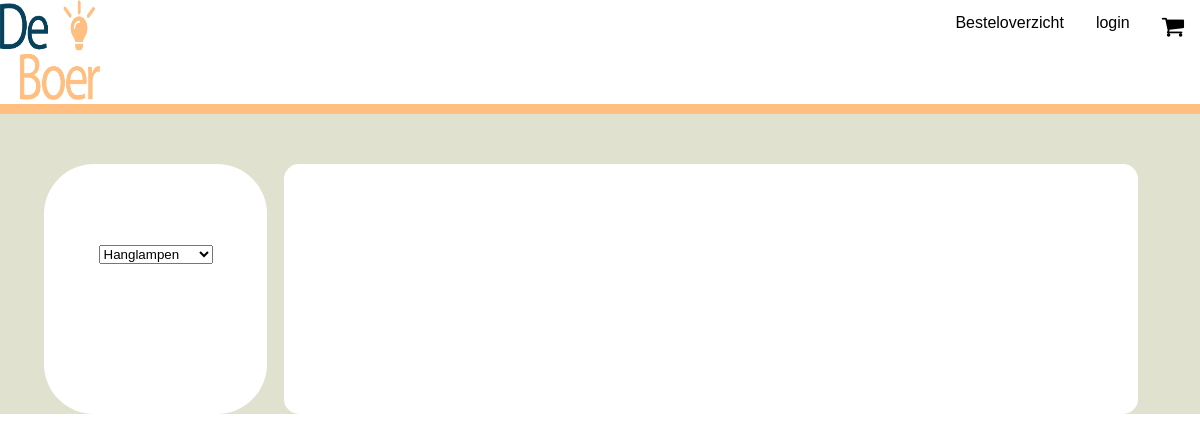
Page /Pagina/Lampenoverzicht.php?filter=Hanglampen on the earlier database version.
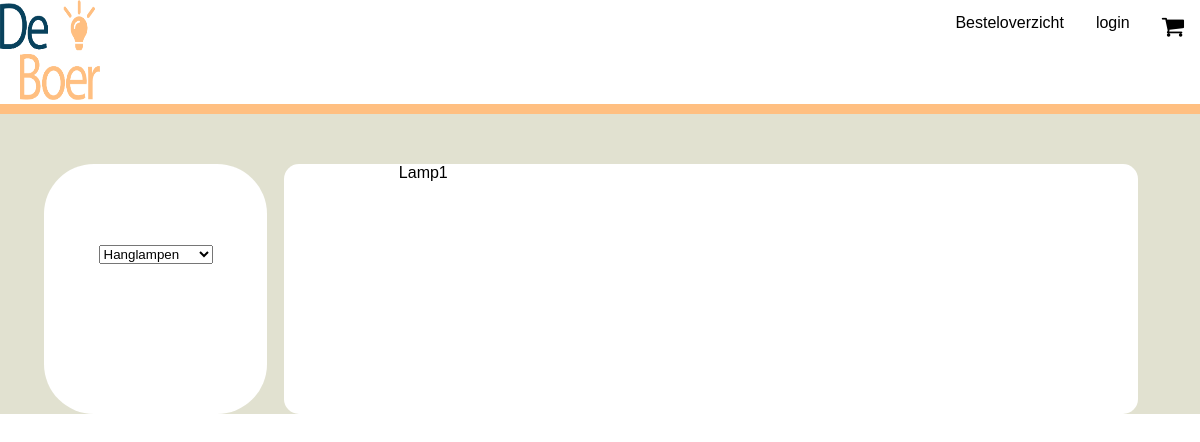
Same page on the later database version.
### tables this page shows
CREATE TABLE `producten` (
  `ID` int(11) NOT NULL,
  `Categorie_ID` int(11) NOT NULL,
  `ProductNaam` varchar(100) NOT NULL,
  `Prijs` int(11) NOT NULL,
  `Korting` int(11) NOT NULL,
  `Beschikbaar` int(11) NOT NULL,
  `Tekst` text NOT NULL
);

### Pagina/Functions.php (the view, shortened to what this page needs)
<?php
function Lampenoverzicht($conn, $categorie)
{
    $stmt = $conn->prepare("SELECT * FROM categorieen INNER JOIN producten ON categorieen.CategorieID = producten.Categorie_ID");
     if ($categorie != 'Geencategorie' ) {
        $stmt = $conn->prepare("SELECT * FROM categorieen INNER JOIN producten ON categorieen.CategorieID = producten.Categorie_ID WHERE categorieen.Categorie = ?");
        $stmt->bind_param('s', $categorie);
     }
    $stmt->execute();
    $sql = $stmt->get_result();
    foreach ($sql as $row) {
         echo "
             <div>
             $row[ProductNaam]
             </div>";
    }
}
function Filteren($conn, $categorie)
{
    $stmt = $conn->prepare("SELECT Categorie FROM categorieen");
    $stmt->execute();
    $sql = $stmt->get_result();
    foreach ($sql as $row) {
        if ($categorie == $row['Categorie']) {
            echo"
                <option value='Lampenoverzicht.php?filter=" . $row['Categorie'] . "' selected> $row[Categorie] </option>
            ";
        }
        else {
            echo"
            <option value='Lampenoverzicht.php?filter=" . $row['Categorie'] . "'> $row[Categorie] </option>
        ";
        }
    }
}

### Pagina/header.php (shortened to what this page needs)
<!DOCTYPE html>
<html lang="en">
<head>
    <link rel="stylesheet" href="../css/Styles.css">
    <link rel="stylesheet" href="https://cdnjs.cloudflare.com/ajax/libs/font-awesome/4.7.0/css/font-awesome.min.css">
</head>
<body>
    <header>
    <div class="menu">
         <ul>
            <img class="logo" src="../Fotos/logo_timothy.png"/>
            <li><a class="fa fa-shopping-cart" style="font-size:24px"></a></li>
            <li><a href="Inlogpagina.php">login</a></li>
            <li><a href="Bestellingenoverzicht.php">Besteloverzicht</a></li>
        </ul>
    </div>
    </header>
</body>
</html>

### Pagina/Lampenoverzicht.php (shortened to what this page needs)
<?php
require_once('header.php');
include('Functions.php');
include('Connection.php');
$categorie = $_GET['filter'];
?>
<!DOCTYPE html>
<html lang="en">
<head>
</head>
<body>
    <div class="Lampenoverzichtpaginagrid">
    <div class="Lampenoverzichtpaginatop"></div>
    <div class="Lampenoverzichtpaginalinks"></div>
    <div class="Lampenoverzichtpaginarechts"></div>
    <div class="Lampenoverzichtfilteren">
        <h2>Filteren</h2>
        <select onchange="location = this.value; value=' <?php $categorie ?>'">
            <?php
                Filteren($conn, $categorie);
            ?>
        </select>
    </div>
    <div class="Lampenoverzichtgrid">
        <?php
            Lampenoverzicht($conn, $categorie);
        ?>
    </div>
    </div>
</body>
</html>

### css/Styles.css (style rules this page uses)
* { margin: 0; padding: 0; box-sizing: border-box; }
.menu ul { list-style-type: none; margin: 0; padding: 0; overflow: hidden; background-color: white ; border-bottom:solid 10px #ffbf81; }
.menu li { float: right; }
.menu li a { display: block; color: black ; text-align: center; padding: 14px 16px; text-decoration: none; }
.logo { width: 100px; height: 100px; top:100px; }
.Lampenoverzichtpaginagrid { display: grid; grid-template-columns: 1fr 5fr 20fr 1fr; grid-template-rows: 50px 1fr; grid-auto-columns: 1fr 1fr 1fr; gap: 0px 0px; grid-auto-flow: row; grid-template-areas: ". . ." ". . ." ". . ."; height: 100%; text-align: center; width: 100%; background-color: #e1e1d0; }
.Lampenoverzichtpaginatop { grid-column-start: 1; grid-column-end: 5; grid-row-start: 1; grid-row-end: 1; }
.Lampenoverzichtpaginalinks { grid-column-start: 1; grid-column-end: 1; }
.Lampenoverzichtpaginarechts { grid-column-start: 4; grid-column-end: 4; }
.Lampenoverzichtgrid { grid-column-start: 3; grid-column-end: 3; grid-row-start: 2; grid-row-end: 2; display: grid; grid-template-columns: 1fr 1fr 1fr; grid-template-rows: 1fr; grid-auto-columns: 1fr 1fr 1fr; gap: 10px 10px; grid-auto-flow: row; grid-template-areas: ". . ." ". . ." ". . ."; height: 100%; text-align: center; width: 96%; background-color: white; margin: 0 2% 0 2%; border-radius: 15px; }
.Lampenoverzichtgrid div { border-radius: 15px; }
.Lampenoverzichtfilteren { grid-area: 2/ 2 / 2 / 2; height: 250px; background-color: white; border-radius: 50px; }
body { font-family: Helvetica; -webkit-font-smoothing: antialiased; }
h2 { text-align: center; font-size: 18px; text-transform: uppercase; letter-spacing: 1px; color: white; padding: 30px 0; }

Differences in the rows shown:
added producten: ProductNaam "Lamp1"
